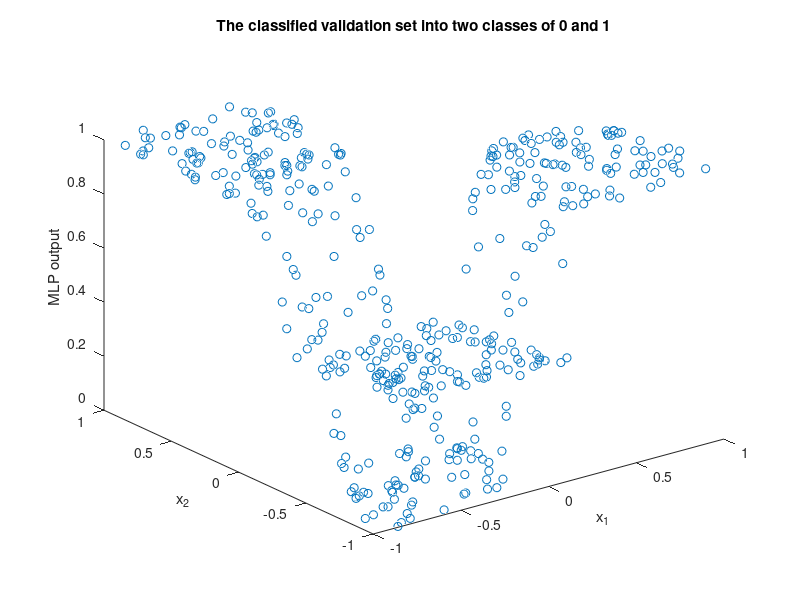

Source code (MATLAB):
function Task3_e
% MP2 Task 3. (e)
% run this code by simply typing Task3_e in the workspace.

% CE: E = − [t ln(y) + (1 − t) ln(1 − y)]
% CE's gradient: ∂E/∂y = (y - t)/y(1 - y)

% The assumption is that we have solely 1 hidden layer including different
% number of neurons: 3, 4, 5, 6, 7, 8, 9, 10

% Author: Maryam Najafi
% Created date: Apr 17, 2016
% Last modified date: Apr 17, 2016

close all
clc
clear all
p = [];

% set the random seed
seed = 2;
rng(seed);

% # of samples
N = 1000;
% data dimension
d = 2;
% # of the training set samples
N_train = 50;
% # of the validation set samples
N_val = 450;
% # of the testing set samples
N_test = N - N_train - N_val;

%% 1. generate a sample matrix of N vectors (samples) D = 1000 x 2
D = generateSamples(N, d);
%% 2. create the training set
D_train = D(:, 1:N_train);
%% 3. create the validation set
D_val = D(:, N_train+1:N_train + N_val);
%% 4. create the testing set
D_test = D(:, N_val+N_train+1:N);
%% 5. generate a target vector of N scalar numbers T = 1000 x 1
t = generateTarget(D, N);
%% 6. create the training set target
t_train = t(:, 1:N_train);
%% 7. create the validation set target
t_val = t(:, N_train+1:N_train + N_val);
%% 8. create the testing set target
t_test = t(:, N_val+N_train+1:N);

%%
% # of initial weight vectors
epoch = 2000;
% number of experiments for 10 different weight initializations
iters = 1;
% # of dimension
d = 2;
% # of hidden layers
L = 1;
% the number of units in each hidden layer
H = 8;
% the learning rate
etha = 0.01;
% the Cross-Entropy (cost function)
global CE; CE = [];
% step-halving
a = 0.5;

% do the following steps for different size of the hidden layer from 3:10
for h = 8: H
    seed = h;
    rng(seed); % to emphasize the difference in weight initializations
    % initialize all network weights to small random numbers
    w = generateWeightVecs(d, h, seed);
    stop = 0;
    counter = 0;
    p = [];
    etha = 0.01;
    CE = [];
    %figure();
    while ~stop
        if (counter > epoch)
            break
        end
        counter = counter + 1;
        % initialize the error matrix
        d_E_EBP{1} = zeros(size(w{1})); % 2 x 1
        d_E_EBP{2} = zeros(size(w{2})); % 3 x 1
        % reset
        Y = [];
        % for every sample
        for n = 1 : N_train
            % for every layer (We have 1 hidden layer in this task)
            for l = 1 : L
                %% 9. Forward Propagation Algorithm to calculate all activation and output signals in the network
                [alpha, y, Z_out] = FP(D_train(:, n), w, L);
                Y = [Y; y]; % MLP's output
                %% 10. Error Back-Propagation
                % to calculate all node errors (delta_j)^l from output layer toward the input layer
                d_E_EBP = EBP(y, alpha, t_train(n), D_train(:, n), h, w, L, Z_out, d_E_EBP);
            end
        end
        %% 11. Update weights
        [stop, w] = updateWeights(w, Y, t_train, etha, d_E_EBP, N_train);
        %p = [p; w{2}(1)];
        if (size(CE,2) > 1)
            if CE (end) > CE (end -1)
                etha = a * etha;
            else
               disp(''); 
            end
        end
    end
    %% 12. test
    Y = test(w, D_val, N_val, L);
    
    %% 13. plot
    p = [D_val(1,:); D_val(2,:); Y(:)'];
    plot3(p(1,:), p(2,:), p(3,:),'o');
    title ('The classified validation set into two classes of 0 and 1');
    xlabel ('x_1'); ylabel('x_2'); zlabel('MLP output');
    %legend('Validation sample');
    
    %% 14. report the misclassified samples' percentage
    misclassified_percentage = report(Y, t_val, N_val);
    disp('num of neurons in the hidden layer: ');
    disp(h);
    disp('The misclassified percentage: ');
    disp(misclassified_percentage);
end


end

function percentage = report(Y, t_val, N)
counter = 0;
    for i = 1: N
       if (Y(i) <= 0.5 ) Y(i) = 0; else Y(i) = 1; end
       % check whether the sample is misclassified
       if (Y(i) ~= t_val(i)) counter = counter + 1; end
    end
    
    percentage = (counter / N) * 100;
end

function Y = test(w, D_test, N_test, L)
Y = [];
    for s = 1: N_test
       [alpha, y, Z_out] = FP(D_test(:, s), w, L); 
       Y = [Y; y];
    end
end

function [stop, w] = updateWeights (w, Y, t_train, etha, d_E_EBP, N_train)
global CE;
upper_limit = 10e-4;

update{1} = - etha * d_E_EBP{1}; % update weights for the hidden layer
w{1} = w{1} + update{1};
update{2} = - etha * d_E_EBP{2}; % update weights for the output layer
w{2} = w{2} + update{2};

tmp1 = abs(d_E_EBP{1}); % Norm of the gradient
tmp2 = abs(d_E_EBP{2});
max_1 = max(max(tmp1));
max_2 = max(max(tmp2));
max_norm = max(max_1, max_2);


sum = 0;
% for n = 1: N_train
%     sum = sum + (-1 * ((t_train(n) * log(Y(n))) + ((1 - t_train(n)) * log(1 - Y(n)))));
% end
CE = [CE (norm (Y -t_train'))^2];
% CE_new = sum / N_train; % the average
% CE = [CE CE_new];

if (max_norm <= upper_limit)
    stop = 1;
else
    stop = 0;
end

end

function d_E_EBP = EBP(y_n, alpha, t_n, Z_in, H, w, L, Z_out, d_E_EBP)

% error for each network output unit (in our case is 1)
delta_L = y_n - t_n; % single output so : means 1

global a; global b;
L = L + 1; % 1 hidden layer + 1 output layer
delta = [];
% error for each network hidden unit (in our case H)
for l= L - 1:-1:1
    
    if l == (L - 1)
        w_tmp = w{2};
        w_tmp = w_tmp(1:length(w_tmp) - 1);
        z_tmp = Z_out(1:size(Z_out, 1) -1);
        delta(:, l) = (1 - z_tmp.^2) .* (w_tmp * delta_L);
        %delta(:, l) = (a * b * (1 - (a * tanh(b * alpha)).^2)) .* (w_tmp * delta_L);
    else
        w_tmp = w{1};
        w_tmp = w_tmp(1:length(w_tmp) - 1);
        delta(:, l) = (a * b * (1 - (a * tanh(b * alpha)).^2)) .* (w_tmp * delta(l + 1, :));
    end
    
end

% compute the partial derivative of E w.r.t. w for 1 given sample
for l = L:-1:1
    if (l == L)
        tmp = (delta_L * Z_out')'; % Weights' erros output layer
        d_E_EBP{2} = d_E_EBP{2} + tmp; %the accumulative error for the hidden layer
    else
        tmp = (delta(:, l) * Z_in')'; % Weights' errors hidden layer
        d_E_EBP{1} = d_E_EBP{1} + tmp; % the accumulative error for the output layer
    end
    
end

end


function [alpha, y, Z_out] = FP(sample, w_0, L)
% Forward Propagation Algorithm
% Based on the provided notes (Error Back-Propagation Algorithm for MLP
% training)
% propagate the input forward through the network
global a; global b;
a = 1; b = 1; % given the notes

% 1. initialize with network inputs
Z_in = sample;
alpha = [];
Z_out = [];
% 2. forward-propagation signals
for l = 1 : L % For this problem only 1 hidden layer is assumed!
    alpha(:, l) = w_0{1}' * Z_in; % w_0 is a 3 by 2 matrix if
    % we have sample input of 2 plus a bias
    % and 2 hidden units in the hidden layer
    % g(activation signal) Hyperbolic Tangent Activation function plus
    % a bias weight
    Z_out(:, l) = a * tanh(b * alpha(:, l));
    
end

Z_out = [Z_out; 1]; % add bias to the z_out
y = w_0{2}' * Z_out;
% apply the logistic function to get the final output
y = 1 / (1 + exp (- y));


end


function w = generateWeightVecs(d, num_of_units, seed)
% W: a matrix of random weight values
% for the jth neuron there is a weight matrix that has 5 elements
% (W_ji)_l; for i from 1 to 5 and for only lth layer.
% Since we have only one hidden layer (H = 1), l = 1.
rng(seed);
w{1} = [];
w{2} = [];
down = 0;
up = 1;
w{1} = (up - down) * rand((d + 1), num_of_units) + down; % + 1 is bias
w{2} = (up - down) * rand((num_of_units + 1), 1) + down; % + 1 is bias

end

function D = generateSamples(N, d)
% D represents 1000 samples and stands for the Dataset
D = 2 * rand(d,N) - 1; % samples are uniformly distributed between -1 and 1
D = [D; ones(1, N)];
end

function T = generateTarget(D, N)
% target labels are either 0 or 1
T = [];
for i = 1:N
    if D(1,i) * D(2,i) >= 0
        T = [T 0];
    else
        T = [T 1];
    end
end

end
